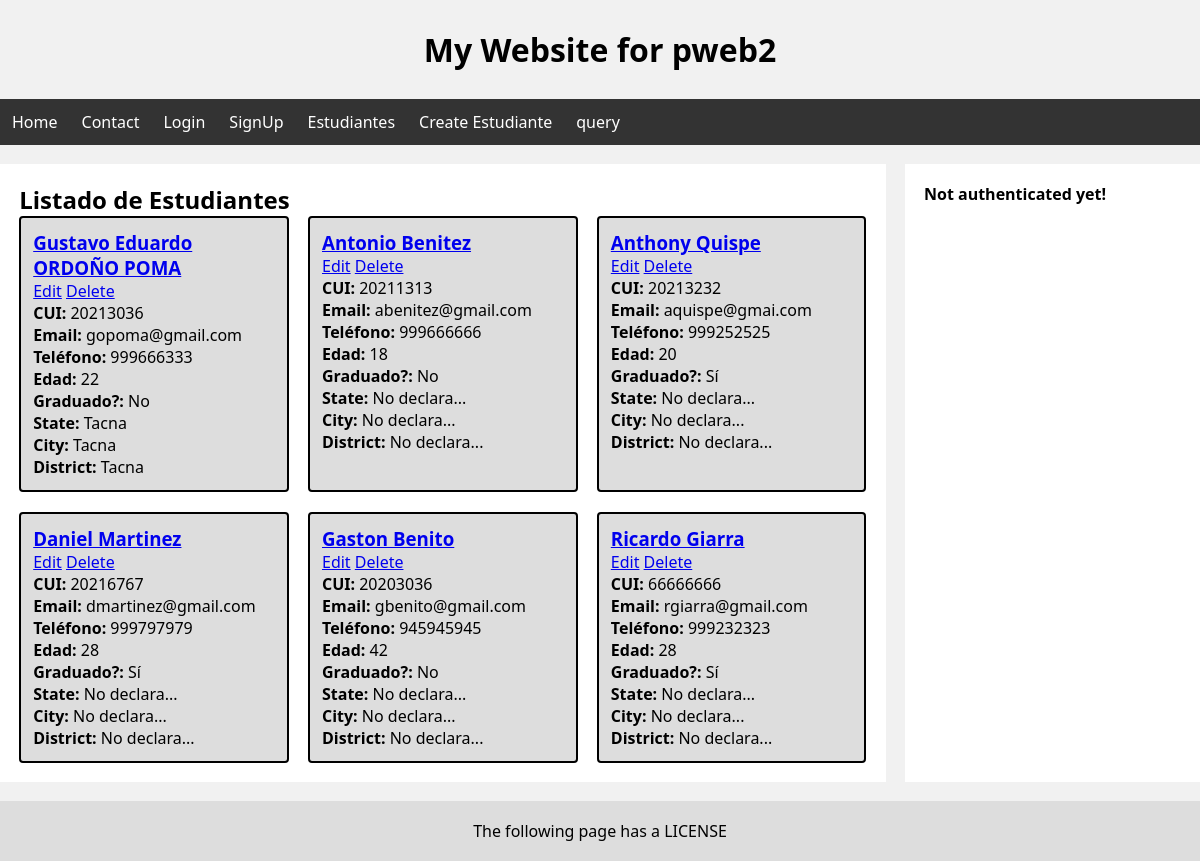
The page /estudiantes/ on the database as committed earlier.
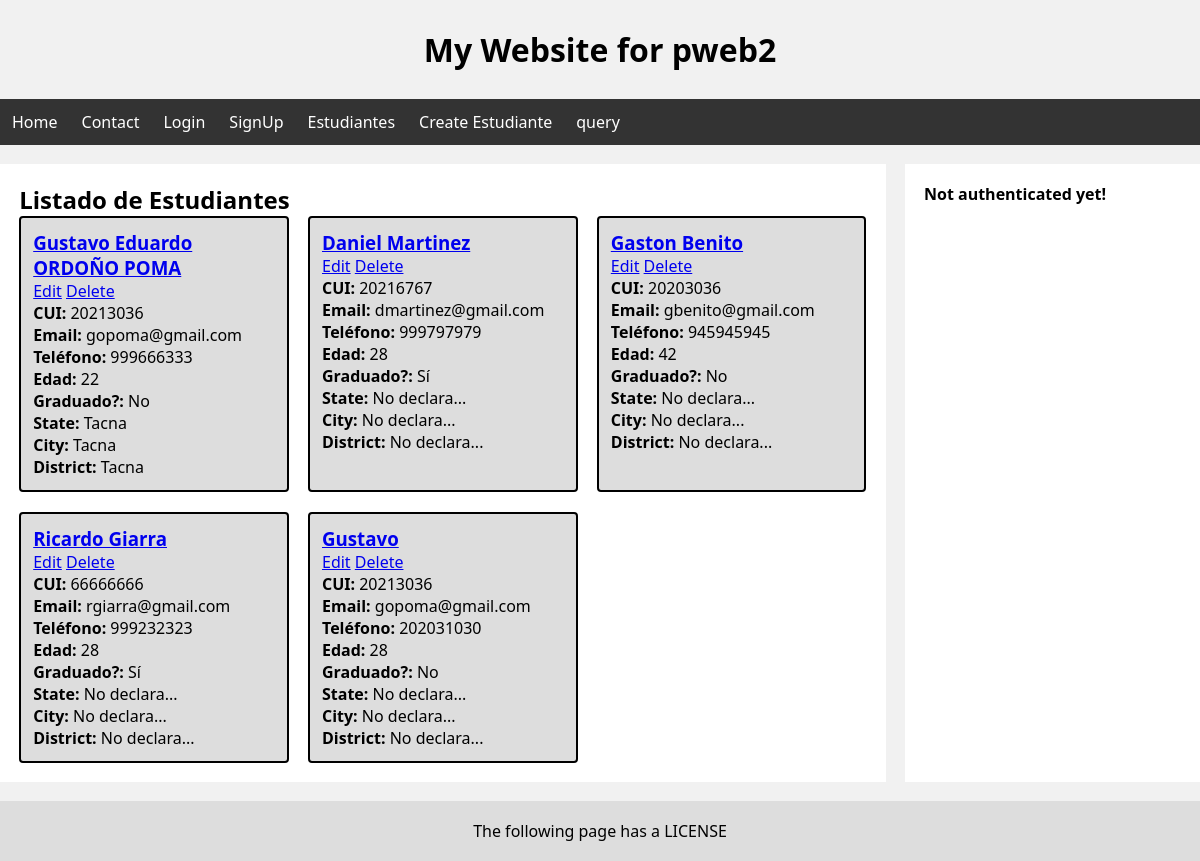
The same page on the database as committed later.
### estudiantes/models.py (models this page shows, shortened)
class Estudiante(models.Model):
    cui = models.CharField(max_length=8)
    fullname = models.CharField(max_length=255)
    age = models.IntegerField()
    email = models.EmailField()
    phone_number = models.CharField(max_length=9)
    graduated = models.BooleanField(default=False)
    state = models.CharField(blank=True, max_length=255)
    city = models.CharField(blank=True, max_length=255)
    district = models.CharField(blank=True, max_length=255)
    def get_absolute_url(self):
        return reverse("estudiantes:estudiante-detail", kwargs={"pk": self.id})

### estudiantes/views.py (the view)
# urls.py: path('', EstudianteListView.as_view(), name="estudiante-list"),
class EstudianteListView(ListView):
    model = Estudiante

### estudiantes/templates/estudiantes/estudiante_list.html (shortened to what this page needs)
{% extends 'layouts/main-layout.html' %}
{% block content %}
    <h2>Listado de Estudiantes</h1>
    <section class="students">
        {% for estudiante in object_list %}
            <article class="students__student">
                <h3>
                    <a href="{{ estudiante.get_absolute_url }}">{{ estudiante.fullname }}</a>
                </h3>
                <a href="{{ estudiante.get_absolute_url }}update">Edit</a>
                <a href="{{ estudiante.get_absolute_url }}delete">Delete</a>
                <p><b>CUI: </b>{{ estudiante.cui }}</p>
                <p><b>Email: </b>{{ estudiante.email }}</p>
                <p><b>Teléfono: </b>{{ estudiante.phone_number }}</p>
                <p><b>Edad: </b>{{ estudiante.age }}</p>
                <p><b>Graduado?: </b>
                    {% if estudiante.graduated %}
                        <span>Sí</span>
                    {% else %}
                        <span>No</span>
                    {% endif %}
                </p>
                <p><b>State: </b>{{ estudiante.state|default:"No declara..." }}</p>
                <p><b>City: </b>{{ estudiante.city|default:"No declara..." }}</p>
                <p><b>District: </b>{{ estudiante.district|default:"No declara..." }}</p>
            </article>
        {% endfor %}
    </section>
{% endblock %}

### templates/layouts/main-layout.html (shortened to what this page needs)
{% load static %}
<!DOCTYPE html>
<html lang="en">
<head>
    <link rel="stylesheet" href="{% static 'css/styles.css' %}">
</head>
<body>
    {% include '../components/header.html' %}
    {% include '../components/navbar.html' %}
    <main class="main">
        <div class="leftcolumn">
            {% block content %}{% endblock %}
        </div>
        <div class="rightcolumn">
            <aside>
                {% if user.is_authenticated %}
                    <p><b>Username:</b> <span>{{ user.username }}</span></p>
                    <p><b>Email:</b> <span>{{ user.email }}</span></p>
                    <p><b>Who am I?:</b> <span>{{ user.first_name }} {{ user.last_name }}</span></p>
                {% else %}
                    <b>Not authenticated yet!</b>
                {% endif %}
            </aside>
        </div>
    </main>
    {% include '../components/footer.html' %}
</body>
</html>

### templates/components/header.html
<header class="header">
    <h1 class="header__title">My Website for pweb2</h1>
</header>

### templates/components/navbar.html
<nav class="navbar">
    <ul class="navbar__links">
        <a class="navbar__link" href="/">Home</a>
        <a class="navbar__link" href="/contact">Contact</a>
        <a class="navbar__link" href="/auth/login">Login</a>
        <a class="navbar__link" href="/auth/signup">SignUp</a>
        <a class="navbar__link" href="/estudiantes">Estudiantes</a>
        <a class="navbar__link" href="/estudiantes/create">Create Estudiante</a>
        <a class="navbar__link" href="/estudiantes/query">query</a>
    </ul>
</nav>

### templates/components/footer.html
<footer class="footer">
    <p class="footer__message">The following page has a LICENSE</p>
</footer>

### static/css/styles.css (style rules this page uses)
* { box-sizing: border-box; margin: 0; padding: 0; font-family:'Segoe UI', Tahoma, Geneva, Verdana, sans-serif; }
body { background-color: #F1F1F1; }
.header { padding: 1.75rem; }
.header__title { text-align: center; }
.navbar { background-color: #333; }
.navbar__links { display: flex; }
.navbar__link { padding: 0.75rem; text-decoration: none; color: #FFF; }
.main { margin-top: 1.2rem; margin-bottom: 1.2rem; display: grid; gap: 1.2rem; grid-template-columns: 3fr 1fr; }
.leftcolumn { min-height: 54.5vh; padding: 1.2rem; background-color: #FFF; }
.rightcolumn { padding: 1.2rem; background-color: #FFF; }
.footer { padding: 1.2rem; background-color: #DDD; }
.footer__message { text-align: center; }

### estudiantes/templates/estudiantes/estudiante_list.html (style rules this page uses)
.students { display: grid; gap: 1.2rem; grid-template-columns: repeat(3, 1fr); }
.students__student { border: 2px solid #000; border-radius: 4px; padding: 0.75rem; background-color: #DDD; }

Rows that differ between the two databases and show on the page:
removed Estudiante: fullname "Antonio Benitez", cui "20211313", email "abenitez@gmail.com", phone_number "999666666", age "18", graduated "No", state "No declara...", city "No declara...", district "No declara..."
removed Estudiante: fullname "Anthony Quispe", cui "20213232", email "aquispe@gmai.com", phone_number "999252525", age "20", graduated "Sí", state "No declara...", city "No declara...", district "No declara..."
added Estudiante: fullname "Gustavo", cui "20213036", email "gopoma@gmail.com", phone_number "202031030", age "28", graduated "No", state "No declara...", city "No declara...", district "No declara..."
